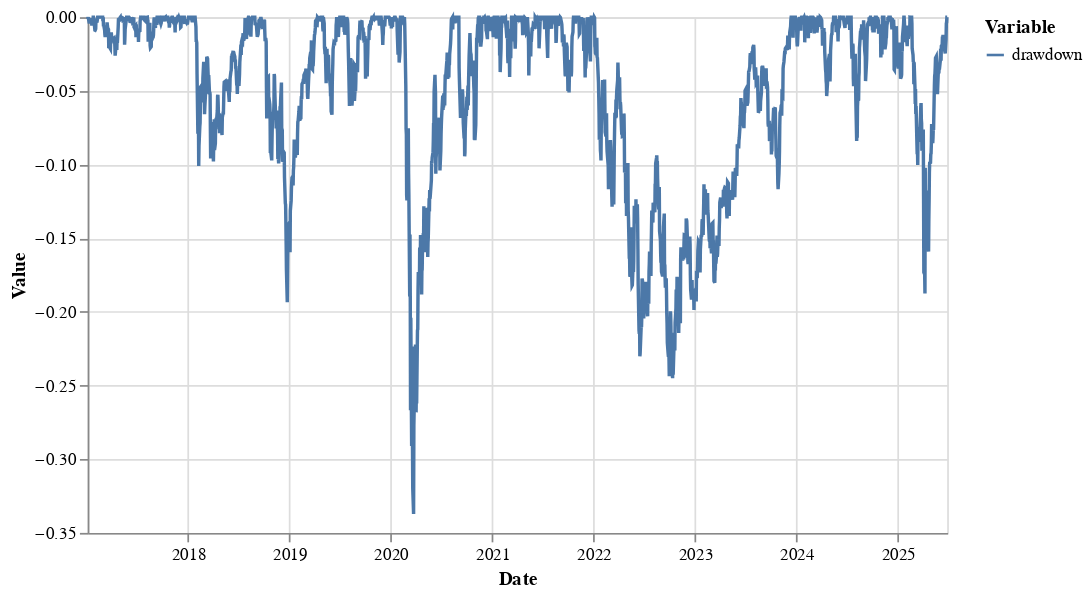

Notebook code cell kept with this figure:
### Code cell
dd_result = calc_max_dd(df, "SPY")
dd_series = dd_result["drawdown"]
plot_line(dd_series, x="Date", y=["drawdown"])

### Figure 1 — Vega-Lite specification as saved in the notebook (floating-point values rounded to 4 significant figures; data arrays with more than 128 entries replaced by an {"elided": "..."} marker saying what was removed)
{"config": {"view": {"continuousWidth": 300, "continuousHeight": 300}}, "data": {"name": "data-3b151526d8a51cafeb923282c781a86d"}, "mark": {"type": "line"}, "encoding": {"color": {"field": "Variable", "type": "nominal"}, "x": {"field": "Date", "type": "temporal"}, "y": {"field": "Value", "type": "quantitative"}}, "width": 500, "$schema": "https://vega.github.io/schema/vega-lite/v5.20.1.json", "datasets": {"data-3b151526d8a51cafeb923282c781a86d": {"elided": "2132 records"}}}
